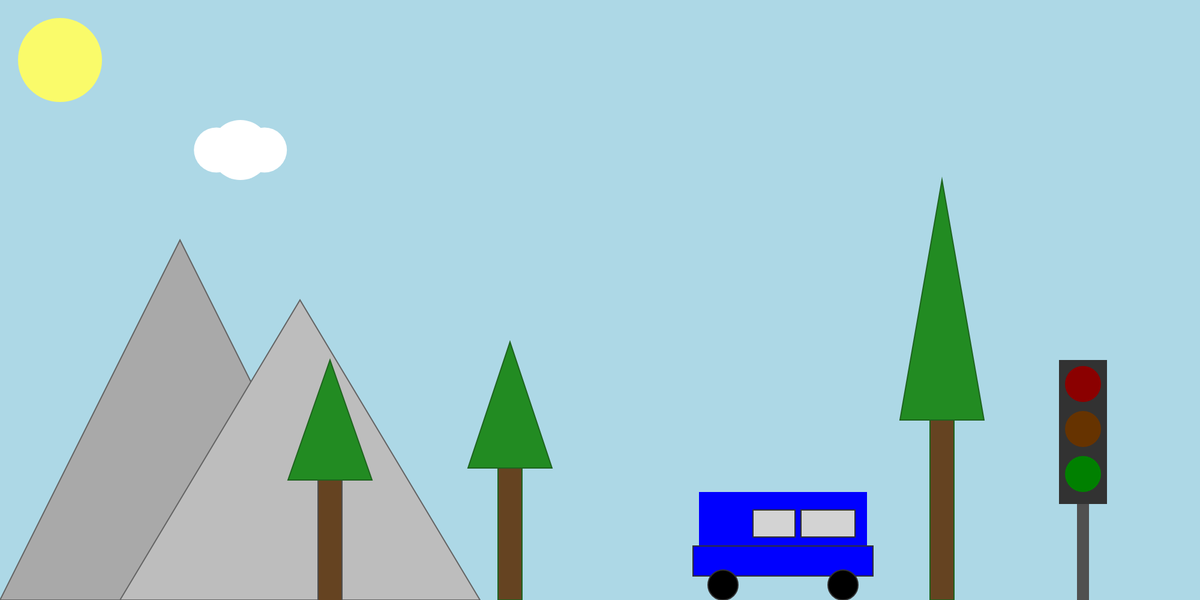
Frame 1 (no input)
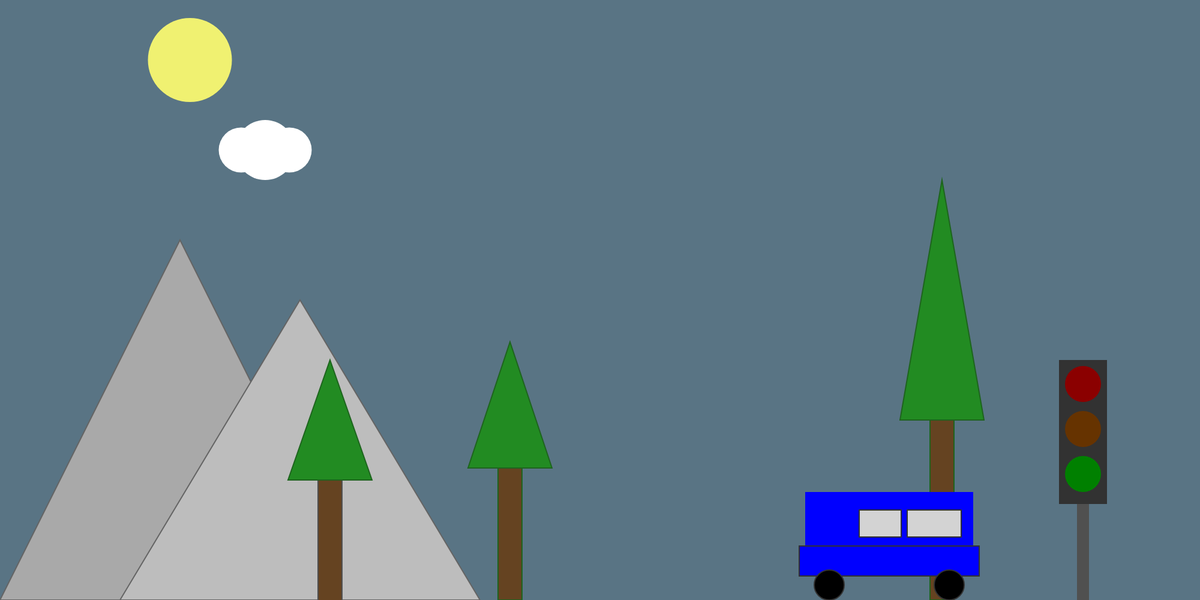
Frame 60 (no input)
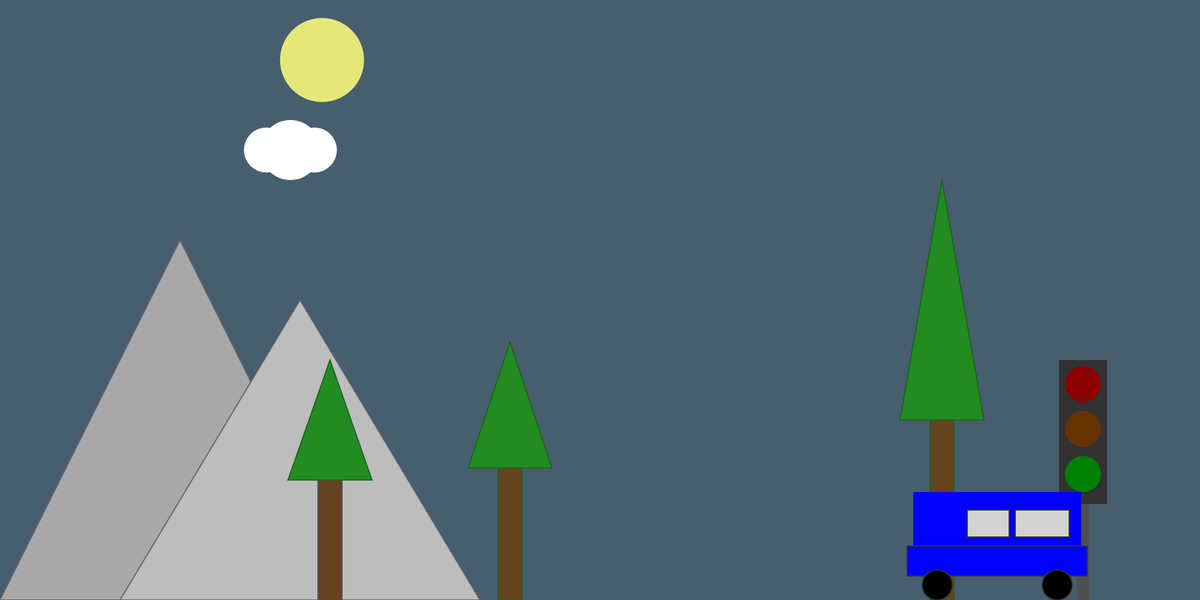
Frame 120 (the mouse pressed at the canvas centre since frame 60)

The p5.js sketch that drew these frames (run headless with seeded random() and noise() and a simulated clock; from frame 60 on, the mouse is pressed at the canvas centre):

// p5.js sketch
// ── sketch.js
let dayColor, nightColor, sunStartColor, sunEndColor
let transitionDuration = 20;
let t = 0;
let objectsX = { 
  cloud: { 
    objects: { 
      obj1: 400,
      obj2: 360,
      obj3: 440,
    },
    speed: 0.7
  },

  sun: { 
    objects: { 
      obj1: 100,
    },
    speed: 3.67,
  },

  car: { 
    objects: { 
      obj1: 1160,
      obj2: 1150,
      obj3: 1200,
      obj4: 1400,
      obj5: 1250,
      obj6: 1330
    },
    speed: 5,
  }
};

function setup() {
  createCanvas(2000, 1000);
   dayColor = color('#add8e6');
   nightColor = color('#2c3e50');
   sunStartColor = color('#a0a5ad');
   sunEndColor = color('#FFFF66');  
   incrementPerFrame = 1 / (60 * transitionDuration); // 60 Frames x 15s
   
   currentTime = lerpColor(dayColor, nightColor, t);
   alert('Zoom to %80')
}

function draw() {
  let cycleSpeed = TWO_PI / (60 * transitionDuration);  // TWO_PI is a predefined constant for full circle in radians.
  let currentTime = lerpColor(dayColor, nightColor, t);
  let sunXPos = objectsX.sun.objects.obj1; 
  let lerpFactor = map(sunXPos, 0, width, 0, 1); // Maps sun position from 0 (left) to 1 (right)
  let sunCurrentColor = lerpColor(sunEndColor, sunStartColor, lerpFactor); // Interpolate color

  t = (sin(frameCount * cycleSpeed) + 1) / 2; 
  background(currentTime);

  // Draw the sun
  noStroke();
  fill(sunCurrentColor);
  circle(objectsX.sun.objects.obj1, 100, 140);

  noStroke();
  // Animatie
  animateObjects();

  // Wolk
  fill('#FFFFF');
  circle(objectsX.cloud.objects.obj1, 250, 100);
  circle(objectsX.cloud.objects.obj2, 250, 75);
  circle(objectsX.cloud.objects.obj3, 250, 75);

  // Bergen 
  stroke(100);          
  strokeWeight(2);      
  fill(169, 169, 169);   
  triangle(0, 1000, 300, 400, 600, 1000);

  stroke(100);          
  strokeWeight(2); 
  fill(189, 189, 189);   
  triangle(200, 1000, 500, 500, 800, 1000);

  // Bomen
  stroke(80);
  strokeWeight(2);
  //  Boom 1
  fill(101, 67, 33);
  rect(530, 800, 40, 1500);
  fill(34, 139, 34);
  stroke(30, 100, 30);
  strokeWeight(2);
  triangle(480, 800, 550, 600, 620, 800);
  // Boom 2
  fill(101, 67, 33);
  rect(830, 780, 40, 220);
  fill(34, 139, 34);
  triangle(780, 780, 850, 570, 920, 780);
  //  Boom 3
  fill(101, 67, 33);
  rect(1550, 700, 40, 300);
  fill(34, 139, 34);
  triangle(1500, 700, 1570, 300, 1640, 700);
  // Stoplicht
  fill(80);

  // Traffic light frame
  noStroke();
  fill(80);
  rect(1795, 600, 20, 400);

  fill(50); 
  rect(1765, 600, 80, 240);

  fill(currentLight === 0 ? 'red' : 'darkred');
  circle(1805, 640, 60);

  fill(currentLight === 1 ? 'orange' : '#663300');
  circle(1805, 715, 60);

  fill(currentLight === 2 ? 'green' : 'darkgreen');
  circle(1805, 790, 60);

  // Auto
  noStroke();
  fill('blue');
  rect(objectsX.car.objects.obj1, 820, 280, 90);
  fill(169, 169, 169);   
  stroke(50);          
  fill('blue');
  rect(objectsX.car.objects.obj2, 910, 300, 50);

  fill('black');
  circle(objectsX.car.objects.obj3, 975, 50);
  circle(objectsX.car.objects.obj4, 975, 50);

  fill('lightgray');
  rect(objectsX.car.objects.obj5, 850, 70, 45);
  rect(objectsX.car.objects.obj6, 850, 90, 45);
}


let currentLight = 2;

function animateObjects() {
  // Animatie wolken
  objectsX.cloud.objects.obj1 += objectsX.cloud.speed;
  objectsX.cloud.objects.obj2 += objectsX.cloud.speed;
  objectsX.cloud.objects.obj3 += objectsX.cloud.speed;

  // Reset wolk positie
  if (objectsX.cloud.objects.obj1 > width) {
    objectsX.cloud.objects.obj1 = -100;
  }
  if (objectsX.cloud.objects.obj2 > width) {
    objectsX.cloud.objects.obj2 = -100;
  }
  if (objectsX.cloud.objects.obj3 > width) {
    objectsX.cloud.objects.obj3 = -100;
  }

  // Animatie zon
  objectsX.sun.objects.obj1 += objectsX.sun.speed;

  // Reset zon positie
  if (objectsX.sun.objects.obj1 > width) {
    objectsX.sun.objects.obj1 = -100;
  }

  // Animatie auto 
  objectsX.car.objects.obj1 += objectsX.car.speed;
  objectsX.car.objects.obj2 += objectsX.car.speed;
  objectsX.car.objects.obj3 += objectsX.car.speed;
  objectsX.car.objects.obj4 += objectsX.car.speed;
  objectsX.car.objects.obj5 += objectsX.car.speed;
  objectsX.car.objects.obj6 += objectsX.car.speed;

  if(objectsX.car.objects.obj3 > 1100) { 
    if (currentLight === 0) {
      objectsX.car.speed = 0;
    } else if (currentLight === 1) {
      objectsX.car.speed = 1; 
    } else { //
      objectsX.car.speed = 3;
    }  
  } else { 
      objectsX.car.speed = 3;
  }

  // Reset auto positie
  if (objectsX.car.objects.obj1 > width) {
    objectsX.car.objects.obj1 = -100;
  };
  if (objectsX.car.objects.obj2 > width) {
    objectsX.car.objects.obj2 = -100;
  };
  if (objectsX.car.objects.obj3 > width) {
    objectsX.car.objects.obj3 = -100;
  };
  if (objectsX.car.objects.obj4 > width) {
    objectsX.car.objects.obj4 = -100;
  };
  if (objectsX.car.objects.obj5 > width) {
    objectsX.car.objects.obj5 = -100;
  };
  if (objectsX.car.objects.obj6 > width) {
    objectsX.car.objects.obj6 = -100;
  };
};
